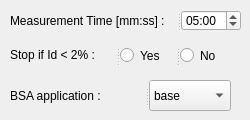
       <widget class="QWidget" name="tab_10">
        <attribute name="title">
         <string>BSA</string>
        </attribute>
        <widget class="QSplitter" name="splitter_29">
         <property name="geometry">
          <rect>
           <x>10</x>
           <y>80</y>
           <width>221</width>
           <height>31</height>
          </rect>
         </property>
         <property name="orientation">
          <enum>Qt::Horizontal</enum>
         </property>
         <widget class="QLabel" name="label_21">
          <property name="text">
           <string>BSA application : </string>
          </property>
         </widget>
         <widget class="QComboBox" name="combo_BSA">
          <item>
           <property name="text">
            <string>base</string>
           </property>
          </item>
          <item>
           <property name="text">
            <string>1x</string>
           </property>
          </item>
          <item>
           <property name="text">
            <string>2x</string>
           </property>
          </item>
          <item>
           <property name="text">
            <string>3x</string>
           </property>
          </item>
          <item>
           <property name="text">
            <string>4x</string>
           </property>
          </item>
          <item>
           <property name="text">
            <string>5x</string>
           </property>
          </item>
         </widget>
        </widget>
        <widget class="QSplitter" name="splitter_24">
         <property name="geometry">
          <rect>
           <x>10</x>
           <y>10</y>
           <width>231</width>
           <height>21</height>
          </rect>
         </property>
         <property name="orientation">
          <enum>Qt::Horizontal</enum>
         </property>
         <widget class="QLabel" name="label_16">
          <property name="text">
           <string>Measurement Time [mm:ss] : </string>
          </property>
         </widget>
         <widget class="QTimeEdit" name="timeBSA">
          <property name="currentSection">
           <enum>QDateTimeEdit::MinuteSection</enum>
          </property>
          <property name="displayFormat">
           <string>mm:ss</string>
          </property>
          <property name="time">
           <time>
            <hour>0</hour>
            <minute>5</minute>
            <second>0</second>
           </time>
          </property>
         </widget>
        </widget>
        <widget class="QSplitter" name="splitter_25">
         <property name="geometry">
          <rect>
           <x>10</x>
           <y>40</y>
           <width>221</width>
           <height>31</height>
          </rect>
         </property>
         <property name="orientation">
          <enum>Qt::Horizontal</enum>
         </property>
         <widget class="QLabel" name="label_17">
          <property name="text">
           <string>Stop if Id &lt; 2% :</string>
          </property>
         </widget>
         <widget class="QRadioButton" name="radioButton">
          <property name="text">
           <string>Yes</string>
          </property>
         </widget>
         <widget class="QRadioButton" name="radioButton_2">
          <property name="text">
           <string>No</string>
          </property>
         </widget>
        </widget>
       </widget>
